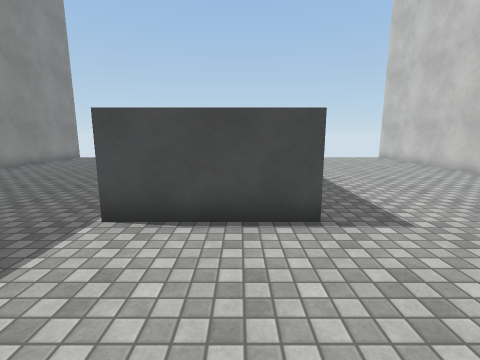
view 1 (above)

12 first-person views from a walk through a 3-D level made in the Unity game engine. The camera is 1.5 m above the floor, tilts 10° down and sees 85° across. The floor is counted in squares, 1 m on a side. Each view is taken from the middle of a square. On the plan, view 1 faces up. The plan holds only what a view shows up to about 14 squares ahead; the rest is blank. The player is left out. Surface patterns are stand-ins for the level's own textures.

view 2
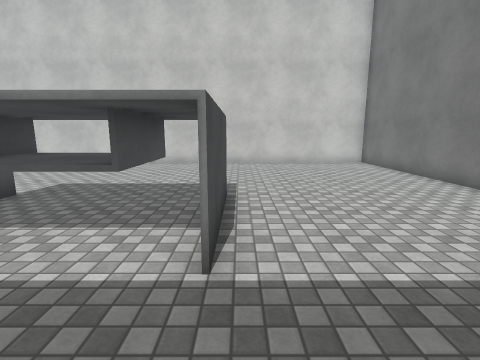

view 3
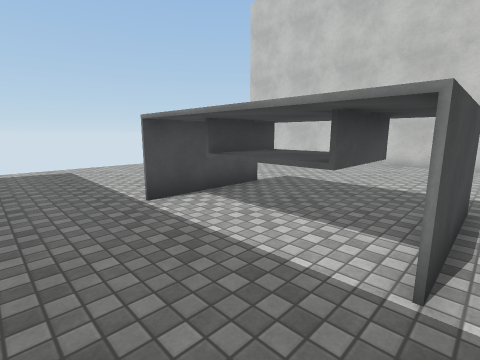

view 4
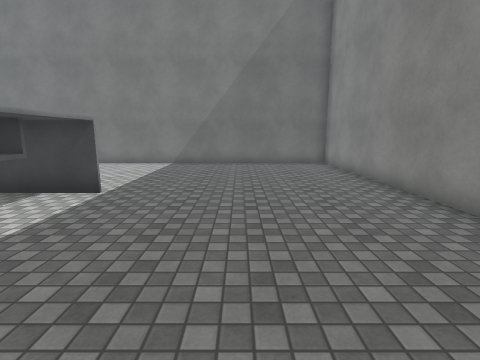

view 5
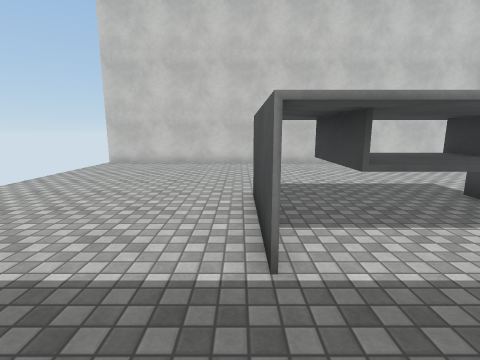

view 6
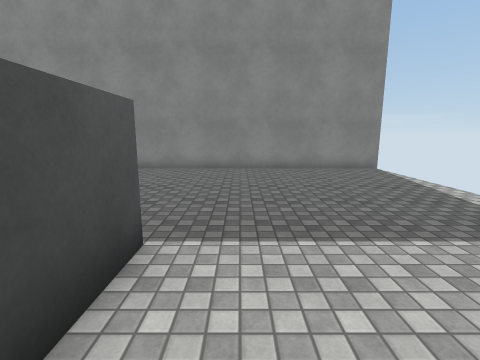

view 7
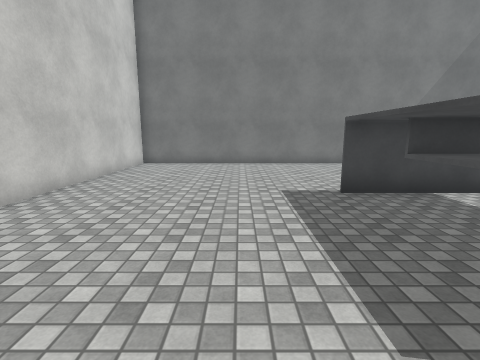

view 8
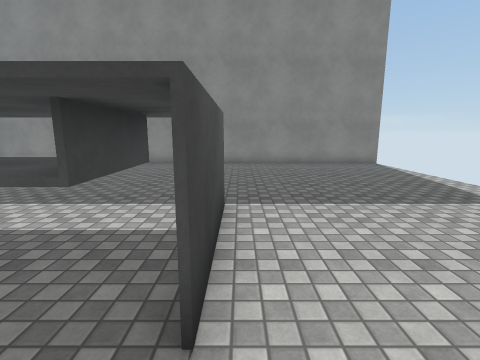

view 9
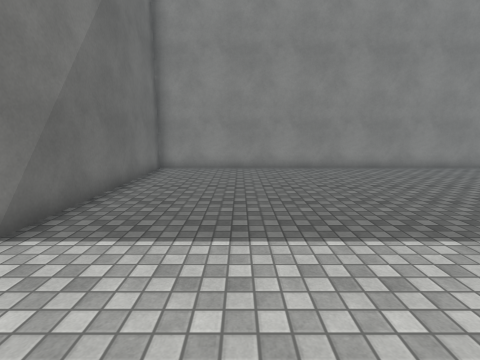

view 10
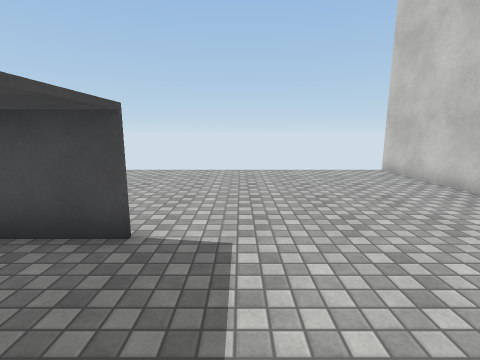

view 11
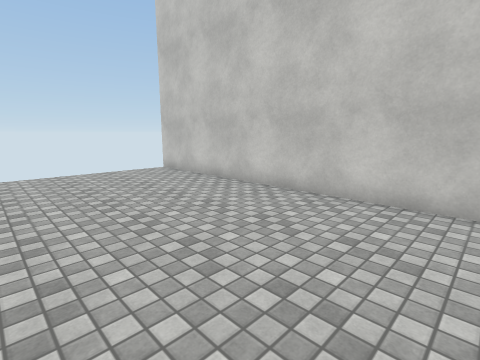

view 12
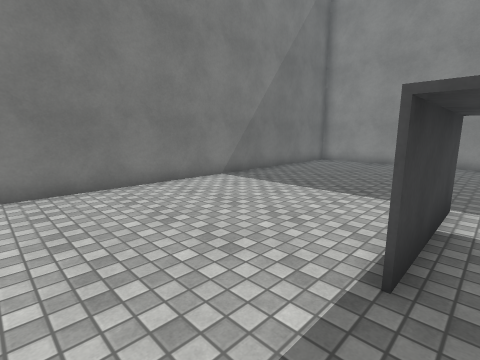

### Floor plan
Key: @ floor where view 1 was taken; # wall or solid block; . floor; O other object.
Columns run from 11 left of view 1 to 9 right of it. Each row starts with its distance up from view 1.
 17 #                   #
 16 #...................#
 15 #...................#
 14 #...................#
 13 #...................#
 12 #...................#
 11 #...................#
 10 #........OOOO.......#
  9 #...................#
  8 #.........OO........#
  7 #.........OO........#
  6 #.........OO........#
  5 #...................#
  4 #........OOOO.......#
  3 #...................#
  2 #...................#
  1 #...................#
  0 #..........@........#
 -1 #...................#
 -2 #...................#
 -3 #####################

Where each view was taken, in squares from view 1:
view 1: 0 up, 0 right, facing up
view 2: 4 up, 5 left, facing right
view 3: 4 up, 5 left, facing up-right
view 4: 11 up, 6 left, facing down
view 5: 10 up, 5 left, facing right
view 6: 11 up, 1 right, facing left
view 7: 11 up, 4 right, facing down
view 8: 10 up, 3 right, facing left
view 9: 1 up, 1 right, facing left
view 10: 6 up, 3 right, facing up
view 11: 6 up, 3 right, facing up-right
view 12: 5 up, 4 right, facing down-left
